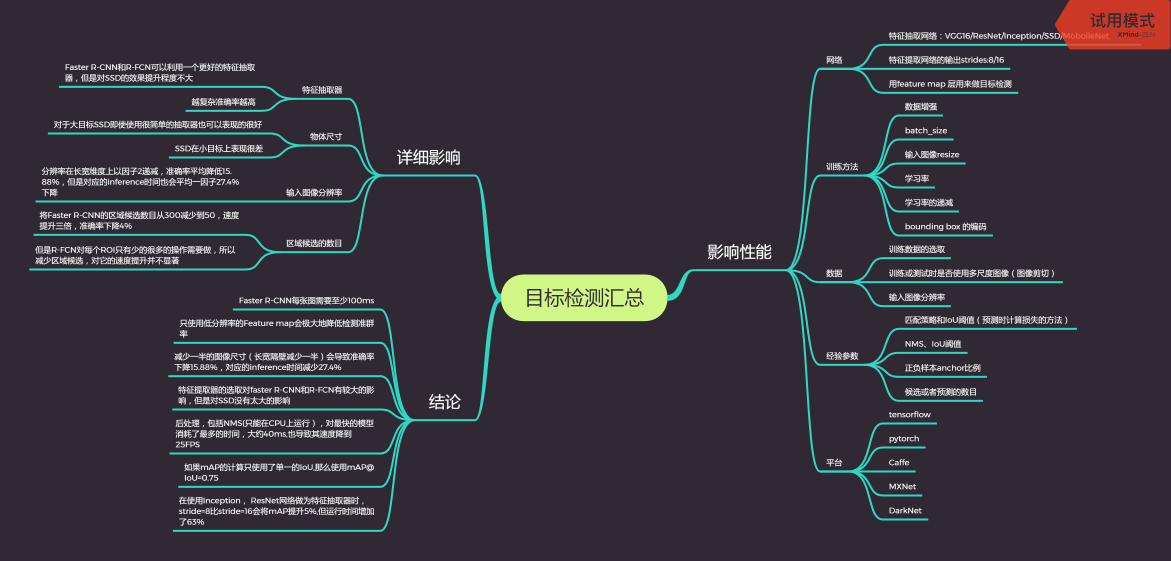
#> input picture MYSELF/目标检测汇总.png, 3511 x 1683 px (shown at 1/3 size)
$ python -i image_aug.py   (imports and definitions only)   (Python 2 division)
#> lines starting #> are read from the running program, lines starting #| are printed output that depends on the picture
#> further down, picture is the input picture: PIL image 3511x1683 RGBA; mean R, G, B, A 55.9, 52.9, 61.4, 255
# -*- coding:utf-8 -*-
"""数据增强
   1. 翻转变换 flip
   2. 随机修剪 random crop
   3. 色彩抖动 color jittering
   4. 平移变换 shift
   5. 尺度变换 scale
   6. 对比度变换 contrast
   7. 噪声扰动 noise
   8. 旋转变换/反射变换 Rotation/reflection
   author: XiJun.Gong
   date:2016-11-29
"""

from PIL import Image, ImageEnhance, ImageOps, ImageFile
import numpy as np
import random
import threading, os, time
import logging

logger = logging.getLogger(__name__)
ImageFile.LOAD_TRUNCATED_IMAGES = True


class DataAugmentation:
    """
    包含数据增强的八种方式
    """


    def __init__(self):
        pass

    @staticmethod
    def openImage(image):
        return Image.open(image, mode="r")

    # [25 lines left out: functions randomRotation, randomCrop, not called in this run]

    @staticmethod
    def randomColor(image):
        """
        对图像进行颜色抖动
        :param image: PIL的图像image
        :return: 有颜色色差的图像image
        """
        random_factor = np.random.randint(0, 31) / 10.  # 随机因子
        color_image = ImageEnhance.Color(image).enhance(random_factor)  # 调整图像的饱和度
        random_factor = np.random.randint(10, 21) / 10.  # 随机因子
        brightness_image = ImageEnhance.Brightness(color_image).enhance(random_factor)  # 调整图像的亮度
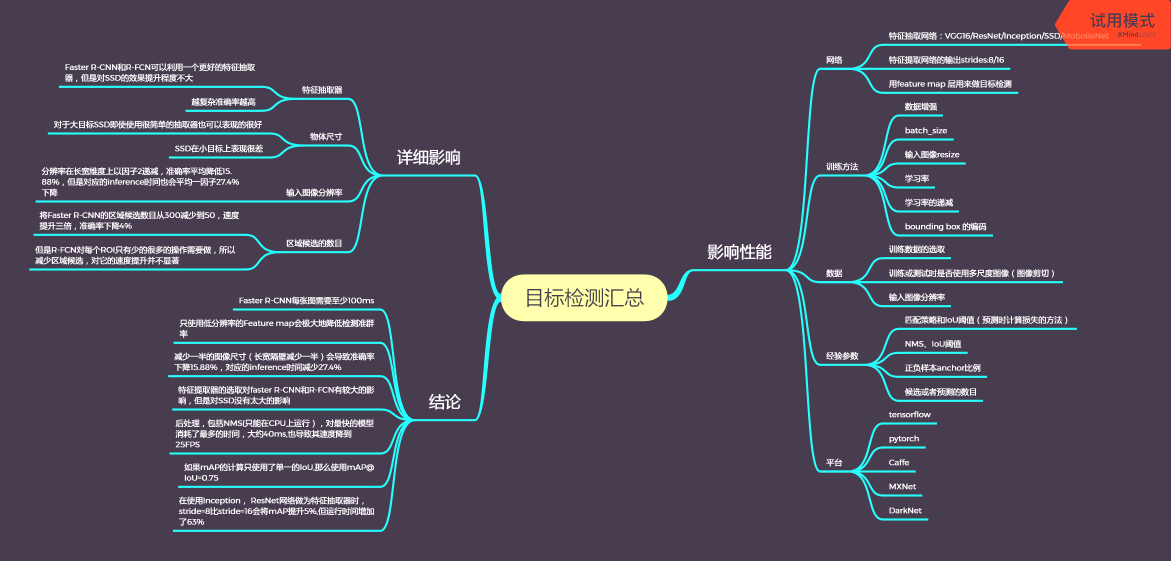
#> brightness_image: PIL image 3511x1683 RGBA (shown at 1/3 size); mean R, G, B, A 79.9, 73.1, 89.5, 255
        random_factor = np.random.randint(10, 21) / 10.  # 随机因1子
        contrast_image = ImageEnhance.Contrast(brightness_image).enhance(random_factor)  # 调整图像对比度
        random_factor = np.random.randint(0, 31) / 10.  # 随机因子
        return ImageEnhance.Sharpness(contrast_image).enhance(random_factor)  # 调整图像锐度

    # [31 lines left out: function randomGaussian, not called in this run]

    @staticmethod
    def saveImage(image, path):
        image.save(path)


# [27 lines left out: functions makeDir, imageOps, not called in this run]


opsList = {"randomRotation", "randomCrop", "randomColor", "randomGaussian"}


# [32 lines left out: function threadOPS, not called in this run]


# [3 lines not run here, left out]

>>> from PIL import Image
>>> picture = Image.open('目标检测汇总.png')
>>> result = DataAugmentation().randomColor(picture)
